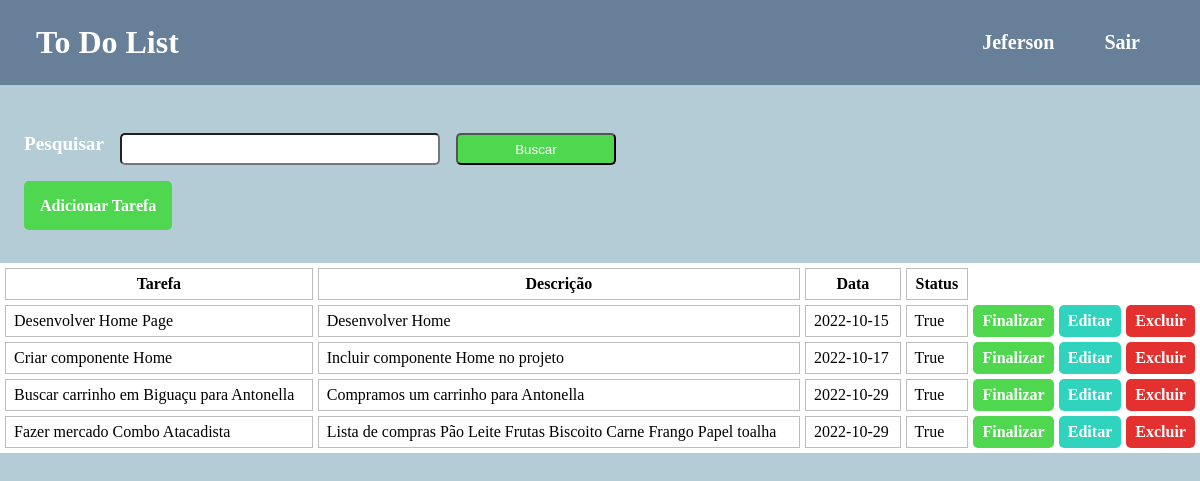
The app's page / (signed in) with its own data.
### Home/models.py (models this page shows, shortened)
class Tasks(models.Model):
    usuario = models.ForeignKey(User, on_delete=models.CASCADE)#toda tarefa sera atribuida a um  usuario
    title = models.CharField(max_length=255)
    descriptions = models.TextField()
    date = models.CharField(max_length=10)
    status = models.BooleanField()

### Home/views.py (the view)
# urls.py: path('', views.index, name='Home'),
@login_required(redirect_field_name='logar')
def index(request):
    if request.user.is_superuser:
        tasks = Tasks.objects.all()
        return render(request, 'index.html', {'tasks':tasks})
    else:
        tasks = Tasks.objects.all()
        return render(request, 'index.html', {'tasks': tasks})

### Home/templates/index.html (shortened to what this page needs)
{% load static %}
<!DOCTYPE html>
<html lang="pt-br">
<head>
    <link rel="stylesheet" href="{% static 'style.css' %}">
</head>
<body>
    <div class="container" >
        <div class="header">
            <h1>To Do List</h1>
            <div class="header-content">
                <h2>{{user}}</h2>
                <a href="{% url 'logout'%}">Sair</a>
            </div>
        </div>
        <form method="GET" action="{% url 'buscar'%}">
            <p>Pesquisar</p>
            <input type="text" name="termo">
            <button class="btn-buscar" type="submit">Buscar</button>
        </form>
        <a class="button" href="{%url 'addTask'%}">Adicionar Tarefa</a>
        <div class="form">
            <table>
                <tr>
                  <th>Tarefa</th>
                  <th>Descrição</th>
                  <th>Data</th>
                  <th>Status</th>
                </tr>
                {%for task in tasks%}
                <tr>
                    <td>{{task.title}}</td>
                    <td>{{task.descriptions}}</td>
                    <td>{{task.date}}</td>
                    <td>{{task.status}}</td>
                    <td class="finalizar"><a class="finalizar" href="{% url 'finalizar' task.id%}">Finalizar</a></td>
                    <td class="editar"><a class="editar" href="{% url 'editar' task.id%}">Editar</a></td>
                    <td class="excluir"><a class="excluir" href="{% url 'deletar' task.id%}">Excluir</a></td>
                </tr>
                {%endfor%}
            </table>
        </div>
    </div>
</body>
</html>

### Home/static/style.css (style rules this page uses)
* { margin: 0; padding: 0; list-style: none; text-decoration: none; box-sizing: border-box; }
.container { width: 100%; height: 100vh; background-color: rgb(179, 204, 213); }
.header { width: 100%; display: flex; justify-content: space-between; background-color: rgb(103, 127, 152); margin-bottom: 3rem; }
.header h1 { margin: 2% 3%; color: #fff; }
.header-content { display: flex; gap: 50px; align-items: center; margin: 2% 5%; }
.header-content h2, .header-content a { color: #fff; font-size: 20px; }
.btn-buscar { width: 20rem; }
p { color: #fff; font-size: 1.2rem; font-weight: bold; }
.button { padding: 1rem; background-color: rgb(79, 215, 79); color: #fff; border: none; border-radius: 5px; cursor: pointer; margin: 4% 2%; }
table { width: 100%; background-color: #fff; margin: 3rem 0; border-spacing: 5px; }
th, td { border: 1px solid rgb(191, 188, 188); padding: 0 .5rem; height: 2rem; }
form { display: flex; gap: 1rem; margin: 2rem 1.5rem; }
form input { width: 20rem; height: 2rem; border-radius: 5px; }
.btn-buscar { background-color: rgb(79, 215, 79); border-radius: 5px; color: #fff; width: 10rem; }
a { color: #fff; font-weight: bold; }
.finalizar { border: none; border-radius: 5px; text-align: center; background-color: rgb(79, 215, 79); }
.editar { border: none; border-radius: 5px; text-align: center; background-color: rgb(48, 212, 190); }
.excluir { border: none; border-radius: 5px; text-align: center; background-color: rgb(229, 48, 48); }

### records on screen
Tasks: title "Desenvolver Home Page", descriptions "Desenvolver Home", date "2022-10-15", status "True"
Tasks: title "Criar componente Home", descriptions "Incluir componente Home no projeto", date "2022-10-17", status "True"
Tasks: title "Buscar carrinho em Biguaçu para Antonella", descriptions "Compramos um carrinho para Antonella", date "2022-10-29", status "True"
Tasks: title "Fazer mercado Combo Atacadista", descriptions "Lista de compras Pão Leite Frutas Biscoito Carne Frango Papel toalha", date "2022-10-29", status "True"

### other values on screen
{{ user }} "Jeferson"
